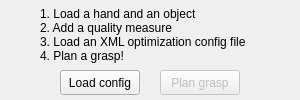
<?xml version="1.0" encoding="UTF-8"?>
<ui version="4.0">
 <class>CMAESGraspPlanningDialogBase</class>
 <widget class="QDialog" name="CMAESGraspPlanningDialogBase">
  <property name="geometry">
   <rect>
    <x>0</x>
    <y>0</y>
    <width>300</width>
    <height>100</height>
   </rect>
  </property>
  <property name="windowTitle">
   <string>CMAES Grasp Planning</string>
  </property>
  <widget class="QPushButton" name="plan_button">
   <property name="enabled">
    <bool>false</bool>
   </property>
   <property name="geometry">
    <rect>
     <x>160</x>
     <y>70</y>
     <width>80</width>
     <height>25</height>
    </rect>
   </property>
   <property name="text">
    <string>Plan grasp</string>
   </property>
   <property name="flat">
    <bool>false</bool>
   </property>
  </widget>
  <widget class="QPushButton" name="load_config_button">
   <property name="geometry">
    <rect>
     <x>60</x>
     <y>70</y>
     <width>80</width>
     <height>25</height>
    </rect>
   </property>
   <property name="text">
    <string>Load config</string>
   </property>
  </widget>
  <widget class="QLabel" name="label">
   <property name="geometry">
    <rect>
     <x>40</x>
     <y>5</y>
     <width>240</width>
     <height>60</height>
    </rect>
   </property>
   <property name="text">
    <string>1. Load a hand and an object
2. Add a quality measure
3. Load an XML optimization config file 
4. Plan a grasp!</string>
   </property>
   <property name="wordWrap">
    <bool>true</bool>
   </property>
  </widget>
 </widget>
 <resources/>
 <connections/>
</ui>
